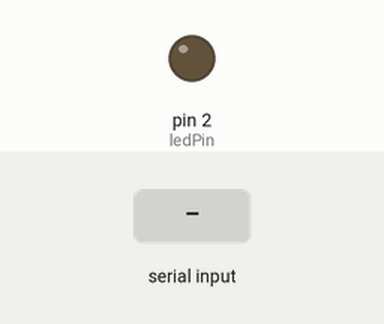
The sketch below on a simulated Arduino Uno, built with avr-gcc and run on an emulated ATmega328P. Shown: output pins drawn as LEDs (lit = HIGH). The inputs (shaded band) are chosen by the test bench. What the sketch prints to the serial monitor is not drawn.

Above: at 1.2 s.
1.3 s: "1" received over Serial
At 2.5 s:
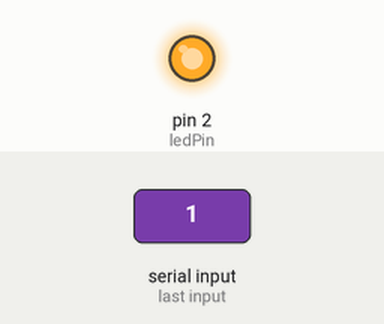
2.8 s: "0" received over Serial
At 3.8 s:
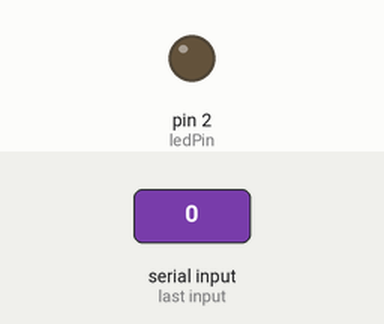
Timing chart, 0 to 5.8 s (numbered marks = the images above; inputs shaded):
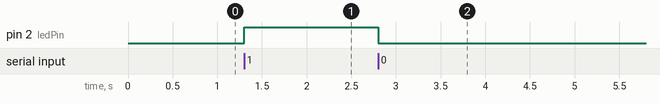

Measured:
- after the input at 1.3 s, pin 2 (ledPin): LOW → HIGH at once
- after the input at 2.8 s, pin 2 (ledPin): HIGH → LOW at once

The sketch:

serial_led_control.ino
```cpp
const int ledPin = 2;
void setup() {
  Serial.begin(115200);        // 시리얼 통신 시작 (통신속도 115200)
  pinMode(ledPin, OUTPUT);     // LED 핀 설정
  Serial.println("LED 제어 시작: 1을 누르면 ON, 0을 누르면 OFF");
}void loop() {
  // 시리얼 포트에 수신된 데이터가 있는지 확인
  if (Serial.available() > 0) {
    char input = Serial.read(); // 1바이트 읽기
    if (input == '1') {
      digitalWrite(ledPin, HIGH);
      Serial.println("LED가 켜졌습니다.");
    }
    else if (input == '0') {
      digitalWrite(ledPin, LOW);
      Serial.println("LED가 꺼졌습니다.");
    }
  }
}
```
